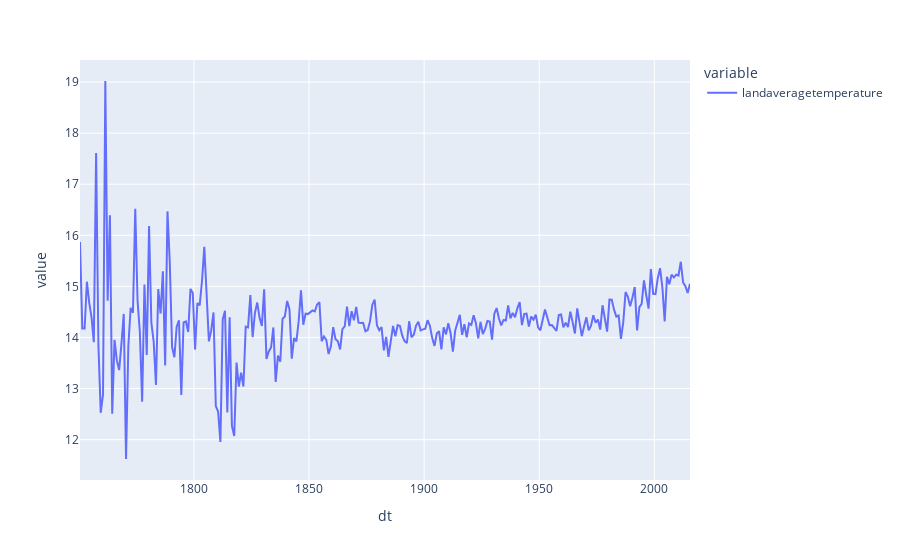

Notebook code for this chart:
### Code cell
#Subsetting one month, say July, and plot the series' curve
df3 = df1[df1.index.month == 7]
df4 = df2[df2.index.month == 7]

fig = px.line(df3["landaveragetemperature"])
fig.show()

### Figure 1 — Plotly figure (JSON) as saved in the notebook; plotly's stock layout.template omitted (floating-point values rounded to 4 significant figures; data arrays with more than 128 entries replaced by an {"elided": "..."} marker saying what was removed)
{"data": [{"hovertemplate": "variable=landaveragetemperature<br>dt=%{x}<br>value=%{y}<extra></extra>", "legendgroup": "landaveragetemperature", "line": {"color": "#636efa", "dash": "solid"}, "mode": "lines", "name": "landaveragetemperature", "orientation": "v", "showlegend": true, "type": "scatter", "x": {"elided": "266 str values"}, "xaxis": "x", "y": {"elided": "266 float values"}, "yaxis": "y"}], "layout": {"legend": {"title": {"text": "variable"}, "tracegroupgap": 0}, "margin": {"t": 60}, "xaxis": {"anchor": "y", "domain": [0, 1], "title": {"text": "dt"}}, "yaxis": {"anchor": "x", "domain": [0, 1], "title": {"text": "value"}}}}
